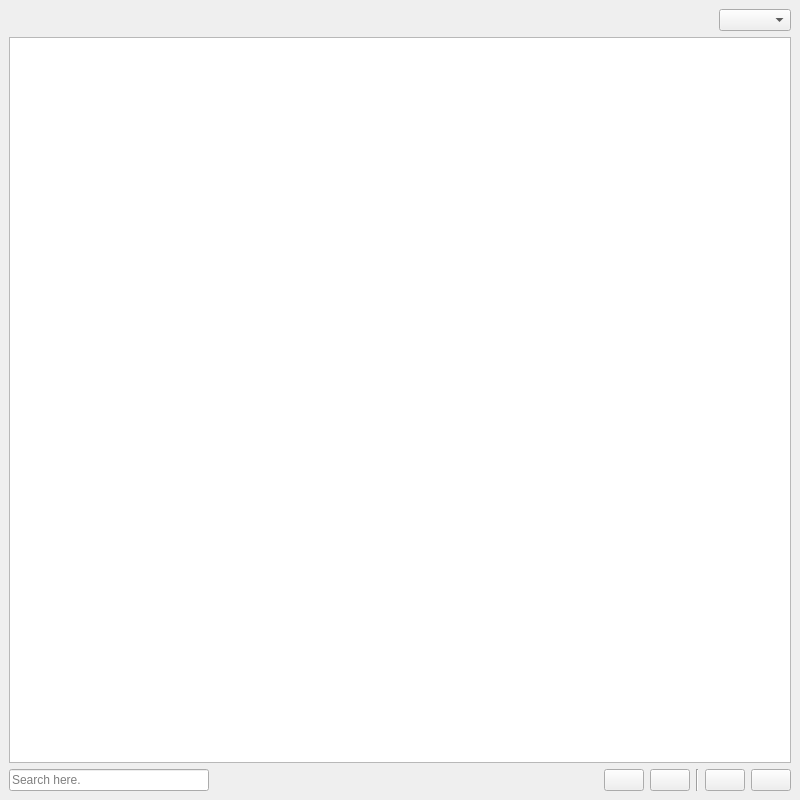
<?xml version="1.0" encoding="UTF-8"?>
<ui version="4.0">
 <class>Note</class>
 <widget class="QMainWindow" name="Note">
  <property name="geometry">
   <rect>
    <x>0</x>
    <y>0</y>
    <width>800</width>
    <height>800</height>
   </rect>
  </property>
  <property name="windowTitle">
   <string>NOTE</string>
  </property>
  <widget class="QWidget" name="centralwidget">
   <layout class="QVBoxLayout" name="verticalLayout">
    <item>
     <layout class="QHBoxLayout" name="horizontalLayout_2">
      <item>
       <spacer name="hs_sort">
        <property name="orientation">
         <enum>Qt::Horizontal</enum>
        </property>
        <property name="sizeHint" stdset="0">
         <size>
          <width>40</width>
          <height>20</height>
         </size>
        </property>
       </spacer>
      </item>
      <item>
       <widget class="QComboBox" name="cb_state"/>
      </item>
     </layout>
    </item>
    <item>
     <widget class="QTableWidget" name="tw_note">
      <property name="editTriggers">
       <set>QAbstractItemView::AnyKeyPressed|QAbstractItemView::DoubleClicked|QAbstractItemView::EditKeyPressed|QAbstractItemView::SelectedClicked</set>
      </property>
      <property name="selectionBehavior">
       <enum>QAbstractItemView::SelectRows</enum>
      </property>
      <property name="textElideMode">
       <enum>Qt::ElideNone</enum>
      </property>
      <property name="verticalScrollMode">
       <enum>QAbstractItemView::ScrollPerPixel</enum>
      </property>
      <property name="horizontalScrollMode">
       <enum>QAbstractItemView::ScrollPerPixel</enum>
      </property>
      <property name="sortingEnabled">
       <bool>true</bool>
      </property>
      <attribute name="horizontalHeaderCascadingSectionResizes">
       <bool>true</bool>
      </attribute>
      <attribute name="horizontalHeaderDefaultSectionSize">
       <number>60</number>
      </attribute>
      <attribute name="horizontalHeaderShowSortIndicator" stdset="0">
       <bool>false</bool>
      </attribute>
      <attribute name="horizontalHeaderStretchLastSection">
       <bool>true</bool>
      </attribute>
      <attribute name="verticalHeaderVisible">
       <bool>true</bool>
      </attribute>
     </widget>
    </item>
    <item>
     <layout class="QHBoxLayout" name="horizontalLayout">
      <item>
       <widget class="QLineEdit" name="le_filter">
        <property name="maximumSize">
         <size>
          <width>200</width>
          <height>16777215</height>
         </size>
        </property>
        <property name="placeholderText">
         <string>Search here.</string>
        </property>
       </widget>
      </item>
      <item>
       <spacer name="hs_operate">
        <property name="orientation">
         <enum>Qt::Horizontal</enum>
        </property>
        <property name="sizeHint" stdset="0">
         <size>
          <width>40</width>
          <height>20</height>
         </size>
        </property>
       </spacer>
      </item>
      <item>
       <widget class="QPushButton" name="pb_imp">
        <property name="minimumSize">
         <size>
          <width>40</width>
          <height>0</height>
         </size>
        </property>
        <property name="maximumSize">
         <size>
          <width>40</width>
          <height>16777215</height>
         </size>
        </property>
        <property name="toolTip">
         <string>Ctrl+I: Import</string>
        </property>
        <property name="text">
         <string/>
        </property>
       </widget>
      </item>
      <item>
       <widget class="QPushButton" name="pb_exp">
        <property name="minimumSize">
         <size>
          <width>40</width>
          <height>0</height>
         </size>
        </property>
        <property name="maximumSize">
         <size>
          <width>40</width>
          <height>16777215</height>
         </size>
        </property>
        <property name="toolTip">
         <string>Ctrl+E: Export</string>
        </property>
        <property name="text">
         <string/>
        </property>
       </widget>
      </item>
      <item>
       <widget class="Line" name="line">
        <property name="orientation">
         <enum>Qt::Vertical</enum>
        </property>
       </widget>
      </item>
      <item>
       <widget class="QPushButton" name="pb_add">
        <property name="minimumSize">
         <size>
          <width>40</width>
          <height>0</height>
         </size>
        </property>
        <property name="maximumSize">
         <size>
          <width>40</width>
          <height>16777215</height>
         </size>
        </property>
        <property name="toolTip">
         <string>Ctrl+N</string>
        </property>
        <property name="text">
         <string/>
        </property>
       </widget>
      </item>
      <item>
       <widget class="QPushButton" name="pb_del">
        <property name="minimumSize">
         <size>
          <width>40</width>
          <height>0</height>
         </size>
        </property>
        <property name="maximumSize">
         <size>
          <width>40</width>
          <height>16777215</height>
         </size>
        </property>
        <property name="toolTip">
         <string>Ctrl+D</string>
        </property>
        <property name="text">
         <string/>
        </property>
       </widget>
      </item>
     </layout>
    </item>
   </layout>
  </widget>
 </widget>
 <resources/>
 <connections/>
</ui>
